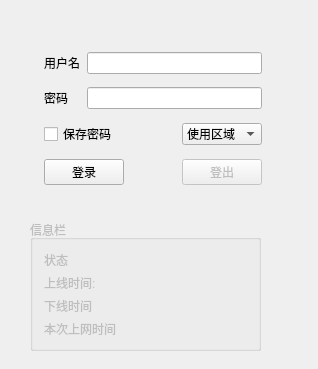
<?xml version="1.0" encoding="UTF-8"?>
<ui version="4.0">
 <class>Widget</class>
 <widget class="QWidget" name="Widget">
  <property name="geometry">
   <rect>
    <x>0</x>
    <y>0</y>
    <width>318</width>
    <height>369</height>
   </rect>
  </property>
  <property name="windowTitle">
   <string>南通大学上网客户端v1.2</string>
  </property>
  <property name="windowIcon">
   <iconset>
    <normaloff>:/new/prefix1/images/icon.jpg</normaloff>:/new/prefix1/images/icon.jpg</iconset>
  </property>
  <property name="styleSheet">
   <string notr="true"/>
  </property>
  <widget class="QGroupBox" name="groupBox">
   <property name="enabled">
    <bool>false</bool>
   </property>
   <property name="geometry">
    <rect>
     <x>30</x>
     <y>220</y>
     <width>231</width>
     <height>131</height>
    </rect>
   </property>
   <property name="title">
    <string>信息栏</string>
   </property>
   <layout class="QGridLayout" name="gridLayout">
    <item row="0" column="0">
     <widget class="QLabel" name="state_label">
      <property name="text">
       <string>状态</string>
      </property>
     </widget>
    </item>
    <item row="0" column="1" colspan="2">
     <widget class="QLabel" name="showState_label">
      <property name="text">
       <string/>
      </property>
     </widget>
    </item>
    <item row="1" column="0">
     <widget class="QLabel" name="online_label">
      <property name="text">
       <string>上线时间:</string>
      </property>
     </widget>
    </item>
    <item row="1" column="1" colspan="2">
     <widget class="QLabel" name="showOnlineTime_label">
      <property name="text">
       <string/>
      </property>
     </widget>
    </item>
    <item row="2" column="0">
     <widget class="QLabel" name="offline_label">
      <property name="text">
       <string>下线时间</string>
      </property>
     </widget>
    </item>
    <item row="2" column="1" colspan="2">
     <widget class="QLabel" name="showOfflineTime_label">
      <property name="text">
       <string/>
      </property>
     </widget>
    </item>
    <item row="3" column="0">
     <widget class="QLabel" name="totalTime_label">
      <property name="text">
       <string>本次上网时间</string>
      </property>
     </widget>
    </item>
    <item row="3" column="1" colspan="2">
     <widget class="QLabel" name="showTotalTime_label">
      <property name="text">
       <string/>
      </property>
     </widget>
    </item>
   </layout>
  </widget>
  <widget class="QWidget" name="layoutWidget">
   <property name="geometry">
    <rect>
     <x>33</x>
     <y>34</y>
     <width>256</width>
     <height>171</height>
    </rect>
   </property>
   <layout class="QGridLayout" name="gridLayout_2">
    <item row="0" column="0">
     <widget class="QLabel" name="username_label">
      <property name="text">
       <string>用户名</string>
      </property>
     </widget>
    </item>
    <item row="0" column="1" colspan="3">
     <widget class="QLineEdit" name="username_lineEdit"/>
    </item>
    <item row="0" column="4">
     <spacer name="horizontalSpacer_3">
      <property name="orientation">
       <enum>Qt::Horizontal</enum>
      </property>
      <property name="sizeHint" stdset="0">
       <size>
        <width>28</width>
        <height>20</height>
       </size>
      </property>
     </spacer>
    </item>
    <item row="1" column="0">
     <widget class="QLabel" name="password_label">
      <property name="text">
       <string>密码</string>
      </property>
     </widget>
    </item>
    <item row="1" column="1" colspan="3">
     <widget class="QLineEdit" name="password_lineEdit">
      <property name="echoMode">
       <enum>QLineEdit::Password</enum>
      </property>
     </widget>
    </item>
    <item row="1" column="4">
     <spacer name="horizontalSpacer_4">
      <property name="orientation">
       <enum>Qt::Horizontal</enum>
      </property>
      <property name="sizeHint" stdset="0">
       <size>
        <width>28</width>
        <height>20</height>
       </size>
      </property>
     </spacer>
    </item>
    <item row="2" column="0" colspan="2">
     <widget class="QCheckBox" name="save_checkBox">
      <property name="text">
       <string>保存密码</string>
      </property>
     </widget>
    </item>
    <item row="2" column="2">
     <spacer name="horizontalSpacer">
      <property name="orientation">
       <enum>Qt::Horizontal</enum>
      </property>
      <property name="sizeHint" stdset="0">
       <size>
        <width>58</width>
        <height>20</height>
       </size>
      </property>
     </spacer>
    </item>
    <item row="2" column="3">
     <widget class="QComboBox" name="comboBox">
      <item>
       <property name="text">
        <string>使用区域</string>
       </property>
      </item>
      <item>
       <property name="text">
        <string>宿舍区</string>
       </property>
      </item>
      <item>
       <property name="text">
        <string>教学区</string>
       </property>
      </item>
     </widget>
    </item>
    <item row="2" column="4">
     <spacer name="horizontalSpacer_7">
      <property name="orientation">
       <enum>Qt::Horizontal</enum>
      </property>
      <property name="sizeHint" stdset="0">
       <size>
        <width>18</width>
        <height>20</height>
       </size>
      </property>
     </spacer>
    </item>
    <item row="3" column="0" colspan="2">
     <widget class="QPushButton" name="login_pushButton">
      <property name="text">
       <string>登录</string>
      </property>
     </widget>
    </item>
    <item row="3" column="2">
     <spacer name="horizontalSpacer_2">
      <property name="orientation">
       <enum>Qt::Horizontal</enum>
      </property>
      <property name="sizeHint" stdset="0">
       <size>
        <width>58</width>
        <height>20</height>
       </size>
      </property>
     </spacer>
    </item>
    <item row="3" column="3">
     <widget class="QPushButton" name="logout_pushButton">
      <property name="enabled">
       <bool>false</bool>
      </property>
      <property name="text">
       <string>登出</string>
      </property>
     </widget>
    </item>
    <item row="3" column="4">
     <spacer name="horizontalSpacer_8">
      <property name="orientation">
       <enum>Qt::Horizontal</enum>
      </property>
      <property name="sizeHint" stdset="0">
       <size>
        <width>18</width>
        <height>20</height>
       </size>
      </property>
     </spacer>
    </item>
   </layout>
  </widget>
 </widget>
 <layoutdefault spacing="6" margin="11"/>
 <resources/>
 <connections/>
</ui>
